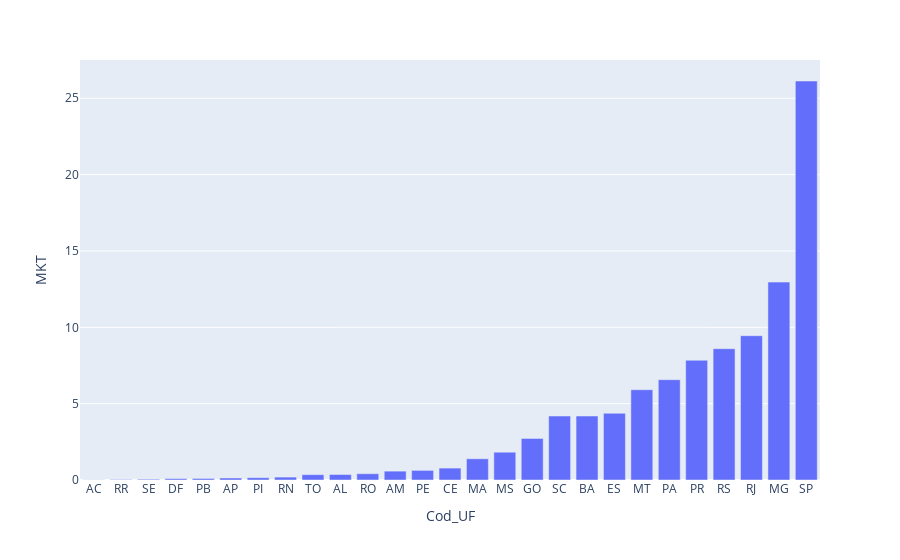

Notebook cell for this chart:
### Code cell
px.bar(mktdf, y='MKT', x='Cod_UF', hover_name='MKT', hover_data={'MKT':False, 'Cod_UF':False})

### Figure 1 — Plotly figure (JSON) as saved in the notebook; plotly's stock layout.template omitted (floating-point values rounded to 4 significant figures)
{"data": [{"alignmentgroup": "True", "hovertemplate": "<b>%{hovertext}</b><br><br><extra></extra>", "hovertext": [0.01, 0.03, 0.05, 0.09, 0.1, 0.13, 0.15, 0.19, 0.35, 0.36, 0.41, 0.58, 0.63, 0.78, 1.39, 1.82, 2.72, 4.19, 4.19, 4.37, 5.91, 6.57, 7.84, 8.6, 9.45, 12.96, 26.13], "legendgroup": "", "marker": {"color": "#636efa", "pattern": {"shape": ""}}, "name": "", "offsetgroup": "", "orientation": "v", "showlegend": false, "textposition": "auto", "type": "bar", "x": ["AC", "RR", "SE", "DF", "PB", "AP", "PI", "RN", "TO", "AL", "RO", "AM", "PE", "CE", "MA", "MS", "GO", "SC", "BA", "ES", "MT", "PA", "PR", "RS", "RJ", "MG", "SP"], "xaxis": "x", "y": [0.01, 0.03, 0.05, 0.09, 0.1, 0.13, 0.15, 0.19, 0.35, 0.36, 0.41, 0.58, 0.63, 0.78, 1.39, 1.82, 2.72, 4.19, 4.19, 4.37, 5.91, 6.57, 7.84, 8.6, 9.45, 12.96, 26.13], "yaxis": "y"}], "layout": {"barmode": "relative", "legend": {"tracegroupgap": 0}, "margin": {"t": 60}, "xaxis": {"anchor": "y", "domain": [0, 1], "title": {"text": "Cod_UF"}}, "yaxis": {"anchor": "x", "domain": [0, 1], "title": {"text": "MKT"}}}}
